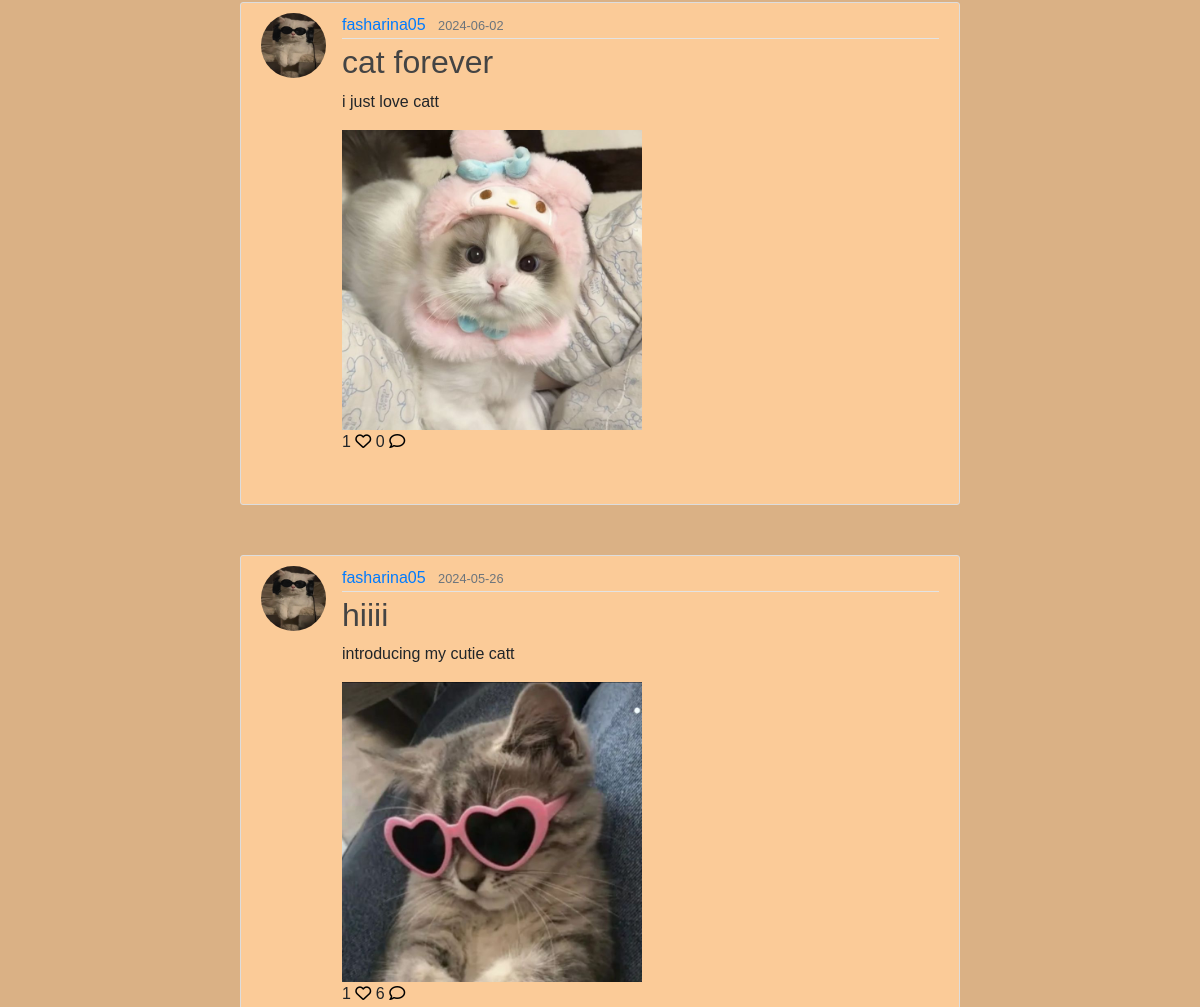
The app's page /mainpage (middle part), older data.
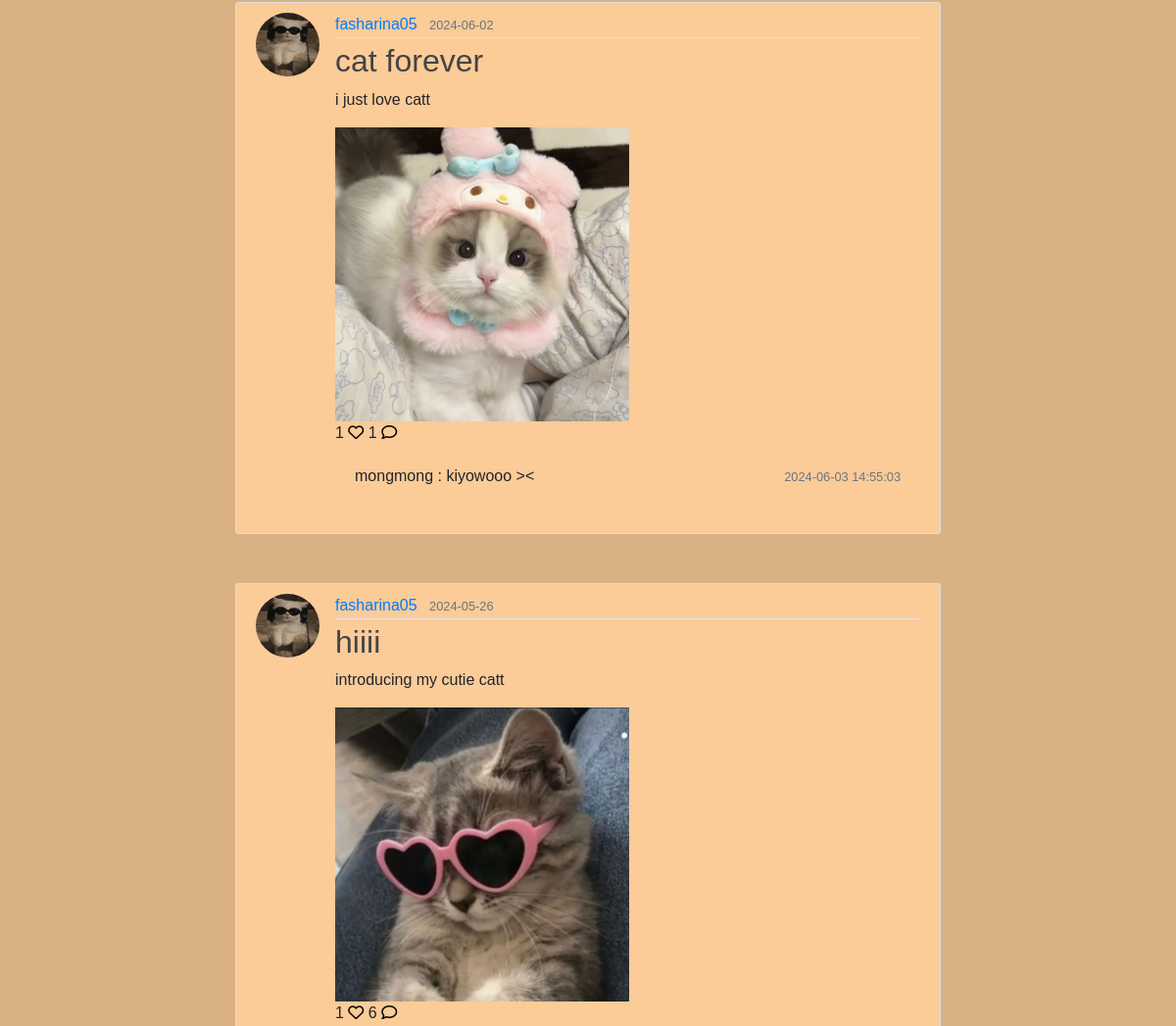
The same page, newer data.
### home/models.py (models this page shows, shortened)
class Post(db.Model):
    id = db.Column(db.Integer, primary_key = True)
    title = db.Column(db.String(255), nullable =False)
    content = db.Column(db.Text, nullable=False)
    date = db.Column(db.DateTime(timezone=True), nullable=False, default=func.now())
    user_id = db.Column(db.Integer, db.ForeignKey('user.id'), nullable=False)
    file = db.Column(db.String(255), nullable=True)
    comments = db.relationship('Comment', backref='post', lazy=True)
    likes = db.relationship('Like', backref='post', lazy=True)

class User(db.Model, UserMixin):
    id = db.Column(db.Integer, primary_key=True)
    fullname = db.Column(db.String(120), unique=True, nullable=False)
    email = db.Column(db.String(20), unique=True, nullable=False)
    username = db.Column(db.String(120), unique=True, nullable=False)
    password1 = db.Column(db.String(255), nullable=False)
    password2 = db.Column(db.String(255), nullable=False)
    state = db.Column(db.String(120), nullable=False)
    phonenumber = db.Column(db.String(20), unique=True, nullable=False)
    profile_pic = db.Column(db.String(255), nullable=True)
    posts = db.relationship('Post', backref='author', lazy=True)
    comments = db.relationship('Comment', backref='author', lazy=True)
    likes = db.relationship('Like', backref='author', lazy=True)
    cats = db.relationship('Cat', backref='owner', lazy=True)

class Comment(db.Model):
    id = db.Column(db.Integer, primary_key = True)
    text = db.Column(db.String(200), nullable=False)
    date = db.Column(db.DateTime(timezone=True), nullable=False, default=func.now())
    user_id = db.Column(db.Integer, db.ForeignKey('user.id', ondelete='CASCADE'), nullable=False)
    post_id = db.Column(db.Integer, db.ForeignKey('post.id'), nullable=False)

### home/views.py (the view)
@views.route('/mainpage')
def mainpage():
    posts = Post.query.order_by(Post.date.desc()).all()
    comments = Comment.query.all()
    profile_pic= None
    if current_user.is_authenticated and current_user.profile_pic is not None:
        profile_pic = url_for('static', filename='profile_pics/' + current_user.profile_pic)
    return render_template('mainpage.html', mainpage='mainpage', user=current_user, posts=posts, profile_pic=profile_pic)

### home/templates/mainpage.html (shortened to what this page needs)
<!DOCTYPE html>
<html>
<head>
  <link rel="stylesheet" href="https://maxcdn.bootstrapcdn.com/bootstrap/4.0.0/css/bootstrap.min.css">
  <link rel='stylesheet' type='text/css' media='screen' href="{{url_for('static',filename='main.css')}}">
</head>
<body>
    <br />
    <div class="main">
        {% for post in posts %}
            <article class="media content-section">
              <img class="rounded-circle article-img" src="{{ url_for('static', filename='profile_pics/'+post.author.profile_pic) }}">
              <div class="media-body">
                <div class="article-metadata">
                  <a class="mr-2" href="#">{{ post.author.username }}</a>
                  <small class="text-muted">{{ post.date.strftime('%Y-%m-%d') }}</small>
                </div>
                <h2><a class="article-title" href="{{ url_for('views.post', post_id=post.id) }}">{{ post.title }}</a></h2>
                <p class="article-content">{{ post.content }}</p>
                <div class="post-image">
                  {% if post.file %}
                      <img src="{{ post.file }}" alt="uploaded image">
                  {% endif %}
                </div>
                <div class="icons-btn">
                  {{ post.likes|length }}
                  {% if current_user in post.likes|map(attribute="author")|list %}
                  <a href="/like-post/{{post.id}}"><i class="fa-solid fa-heart" style="color: #ff330f;"></i></a>
                  {% else %}
                  <a href="/like-post/{{post.id}}"><i class="fa-regular fa-heart" style="color: #000000;"></i></a>
                  {% endif %}
                  <span />
                  {{ post.comments|length }}
                  <a href="/{{post.id}}"><i class="fa-regular fa-comment" style="color: #000000;"></i></a>
                </div>
                <div class="text-body">
                  <div class="" id="comments-{{post.id}}">
                      <div class="card-body" id="comments-expanded-{{post.id}}">
                          {% for comment in post.comments[-5:]|reverse %}
                          <div class="d-flex justify-content-between align-item-center">
                              <div>
                                  <p>{{comment.author.username}} :
                                  {{comment.text}}</p>
                              </div>
                              <div>
                                  <small class="text-muted">{{comment.date}}</small>
                              </div>
                          </div>
                          {% endfor %}
                      </div>
                  </div>
                </div>
              </div>
            </article>
        {% endfor %}
    </div>
</body>
</html>

### home/static/main.css (style rules this page uses)
body { margin: 0; padding: 0; overflow-x: hidden; background-color: #ffdc9c; margin-top: 100px; font-family: Arial, Helvetica, sans-serif; }
.content-section { background: #fbcb98; padding: 10px 20px; border: 1px solid #dddddd; border-radius: 3px; margin-top: 50px; margin-bottom: 20px; margin-left: 20%; margin-right: 20%; }
.article-title { color: #444444; }
.article-content { white-space: pre-line; }
.article-img { height: 65px; width: 65px; margin-right: 16px; }
.article-metadata { padding-bottom: 1px; margin-bottom: 4px; border-bottom: 1px solid #e3e3e3 }
.post-image img { max-width: 500px; max-height: 300px; }
body, .userpage_container { background-color: #dab185; }

Row changes from the older to the newer data that the page shows:
computed for Post "cat forever": comments|length "0" → "1"
added Comment: author.username "mongmong", text "kiyowooo ><", date "2024-06-03 14:55:03", shown under Post "cat forever"
